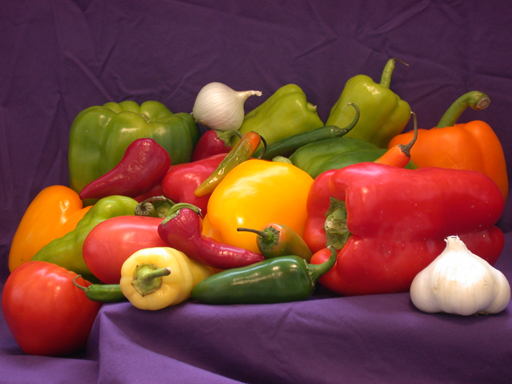
#> input picture FontanaEsame/Implementazioni/Interpolazione/Python/peppers.png, 512 x 384 px
$ python interpolazioneLaplace.py
#> lines starting #> are read from the running program, lines starting #| are printed output that depends on the picture
import numpy as np
import matplotlib.pyplot as plt
from skimage import io

# Carica l'immagine e la converte in scala di grigi
ref = io.imread('peppers.png', as_gray=True)
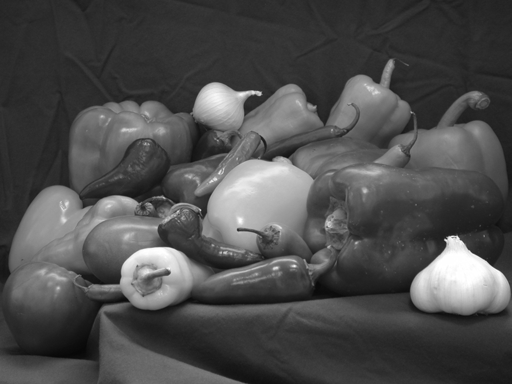
#> ref: shape (384, 512) float64; min 0.0291, max 1, mean 0.303
ref = np.double(ref)

# Dimensioni dell'immagine
m, n = ref.shape
#> m = 384; n = 512

# Creazione di una maschera per rimuovere alcune informazioni
P = np.random.rand(m, n)
P[P <= 0.5] = 1
P[P != 1] = 0
Rimossa = ref * P
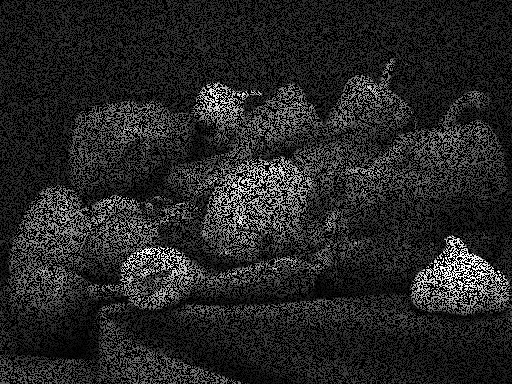
#> Rimossa: shape (384, 512) float64; min 0, max 1, mean 0.151

# Trova gli indici dei pixel rimossi
indici = np.argwhere(Rimossa == 0)
#> indici = 98659 pairs, first value 0 to 383, second value 0 to 511

# Applica la media dei pixel circostanti ai pixel rimossi
for row, col in indici:
    if row == 0 and col == 0:  # angolo in alto a sinistra
        Rimossa[row, col] = (Rimossa[row + 1, col] + Rimossa[row, col + 1]) / 2
    elif row == 0 and col == n - 1:  # angolo in alto a destra
        Rimossa[row, col] = (Rimossa[row + 1, col] + Rimossa[row, col - 1]) / 2
    elif row == m - 1 and col == 0:  # angolo in basso a sinistra
        Rimossa[row, col] = (Rimossa[row - 1, col] + Rimossa[row, col + 1]) / 2
    elif row == m - 1 and col == n - 1:  # angolo in basso a destra
        Rimossa[row, col] = (Rimossa[row - 1, col] + Rimossa[row, col - 1]) / 2
    elif row == 0 or row == m - 1:  # prima riga o ultima riga
        Rimossa[row, col] = (Rimossa[row, col - 1] + Rimossa[row, col + 1]) / 2
    elif col == 0 or col == n - 1:  # prima colonna o ultima colonna
        Rimossa[row, col] = (Rimossa[row - 1, col] + Rimossa[row + 1, col]) / 2
    else:  # caso generale
        Rimossa[row, col] = (Rimossa[row - 1, col] + Rimossa[row + 1, col] +
                             Rimossa[row, col - 1] + Rimossa[row, col + 1]) / 4
#> this loop made 98659 passes
#> col on passes 1 to 3: 0, 1, 2
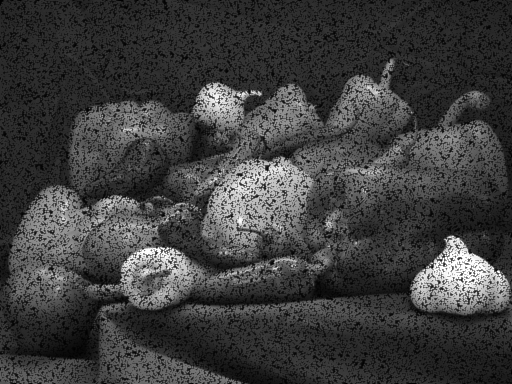
#> Rimossa: shape (384, 512) float64; min 0, max 1, mean 0.246

# Mostra l'immagine originale e quella con le informazioni rimosse
plt.figure(figsize=(10, 5))
plt.subplot(1, 2, 1)
plt.imshow(ref, cmap='gray')
plt.title('Originale')
plt.subplot(1, 2, 2)
plt.imshow(Rimossa, cmap='gray')
plt.title('Laplace')
plt.show()
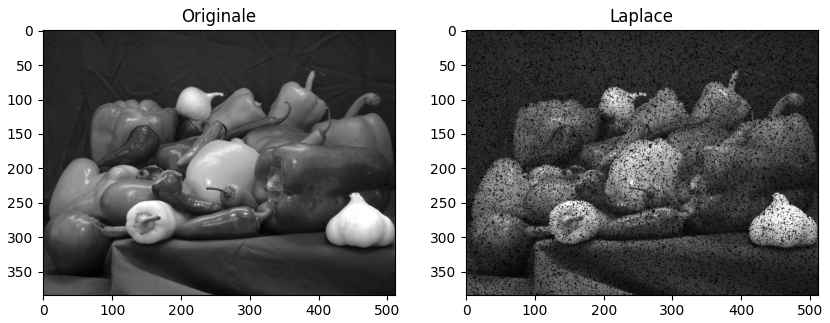
#> figure drawn by matplotlib, 2 panels
